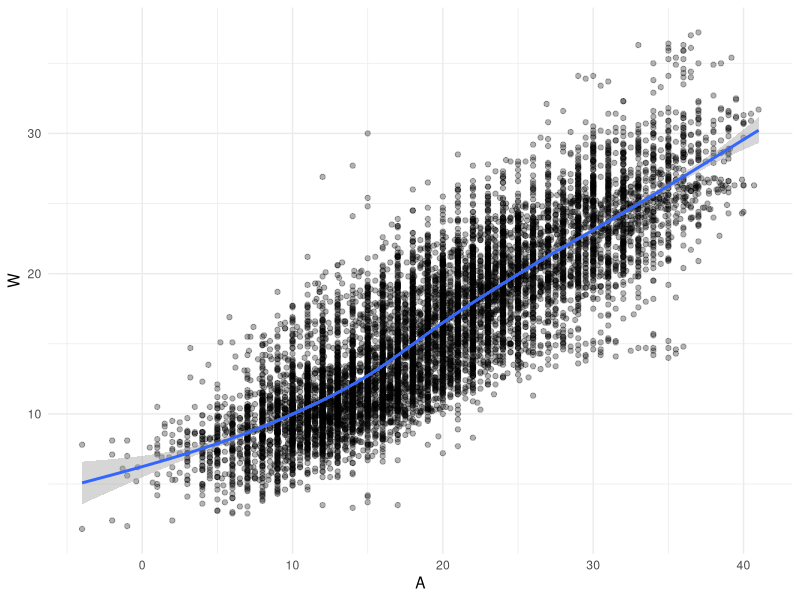
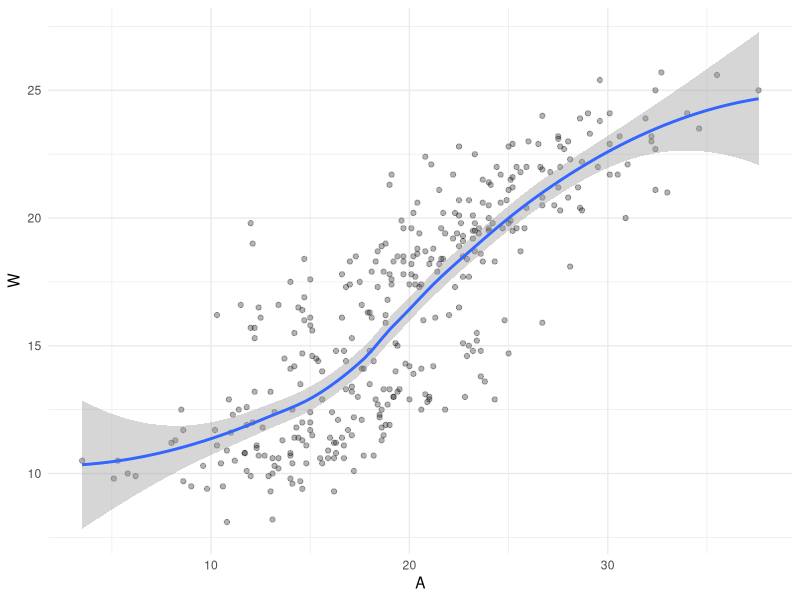
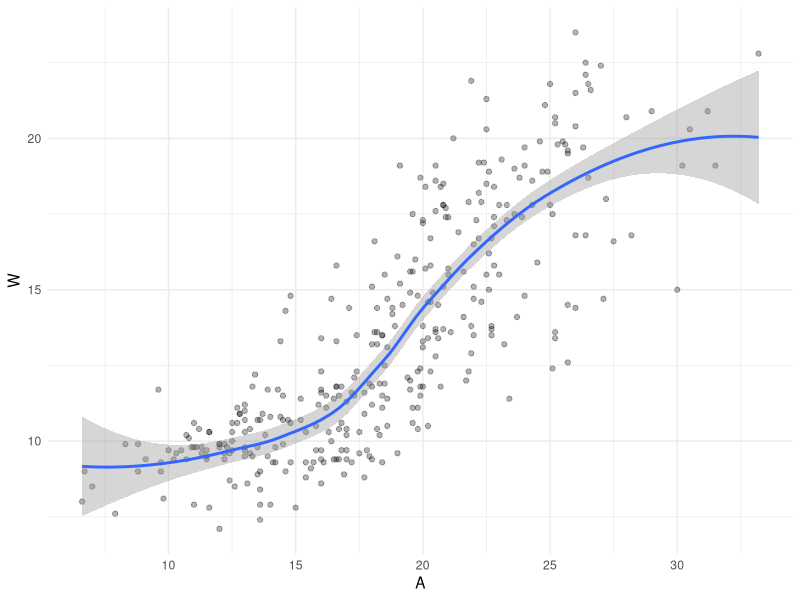
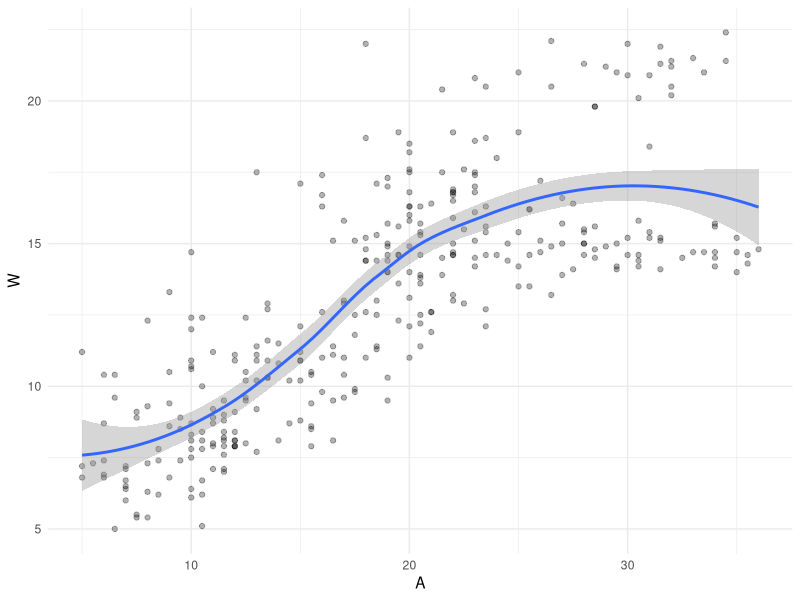
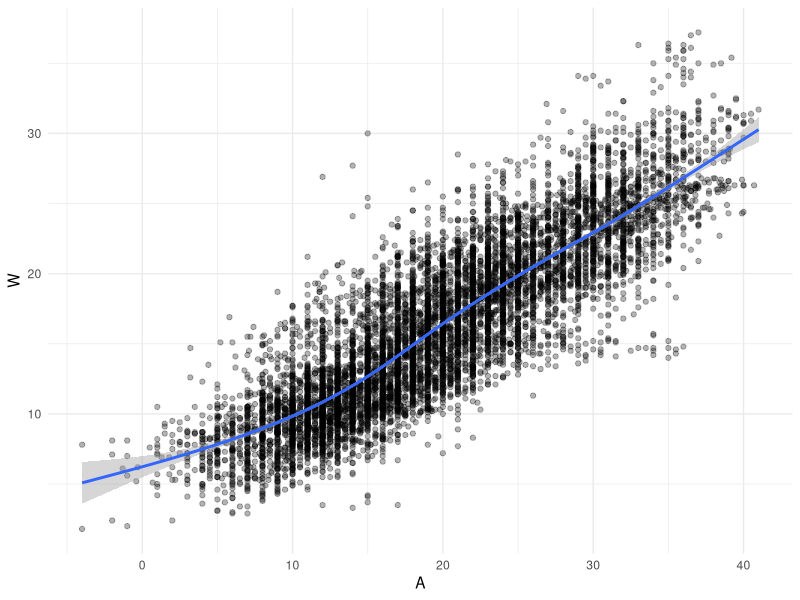
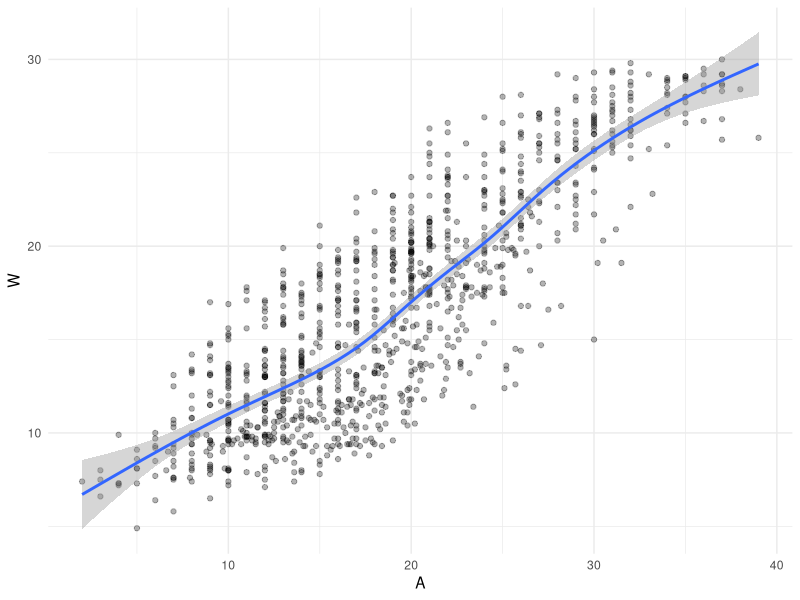
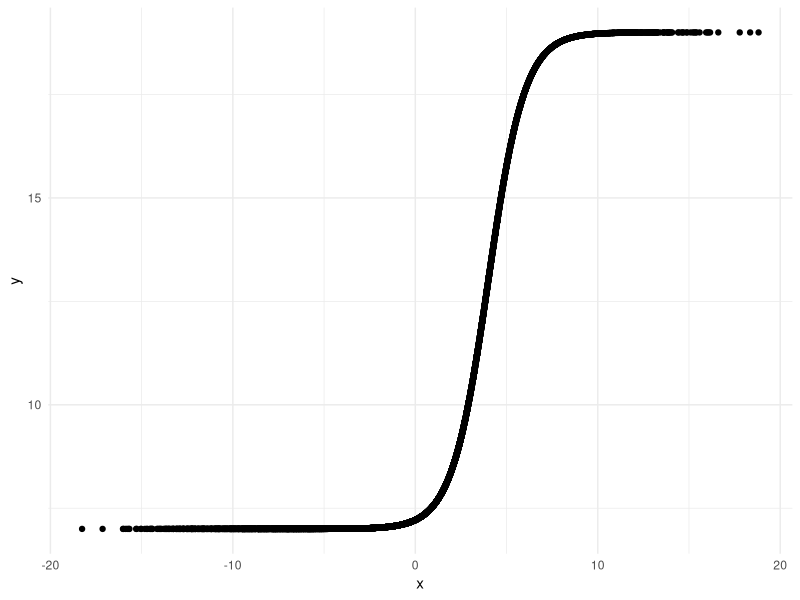
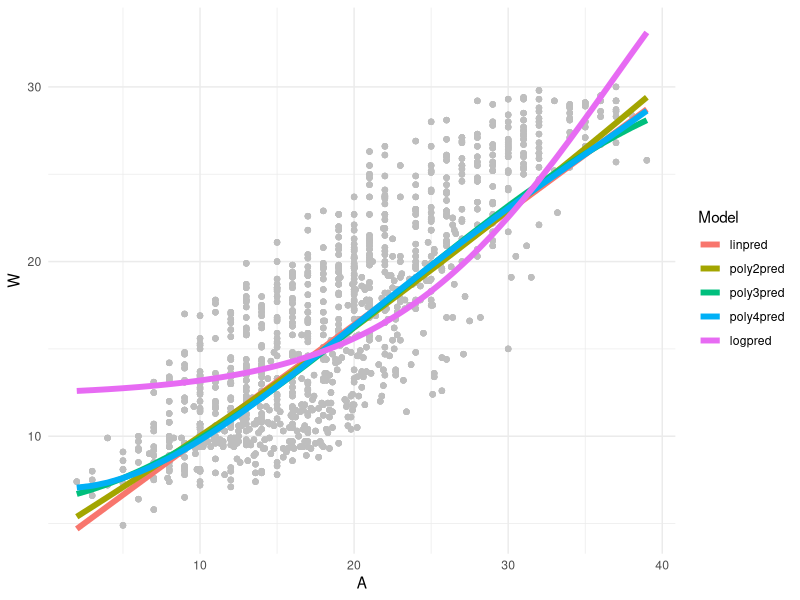

Write the R code that produced these figures, in order.
options(scipen=999)
library(tidyverse)    #Essential Functions
library(modelr)
DATA=read_csv("AirWaterTemp.csv",col_types=cols()) #River Data

#1.1
ggplot(data=DATA) +
  geom_point(aes(x=A,y=W),alpha=0.3)+
  geom_smooth(aes(x=A,y=W)) +
  theme_minimal()

#1.2
WAPLOT.func=function(Location){

  DATA %>% filter(L == Location) %>%
    ggplot()+
    geom_point(aes(x=A,y=W),alpha=0.3)+
    geom_smooth(aes(x=A,y=W)) +
    theme_minimal()
}

WAPLOT.func(103)
WAPLOT.func(105)
WAPLOT.func(918)

#1.3
set.seed(216)
TEST.LOCATIONS=sample(x=unique(DATA$L),size=3,replace=F)

TRAIN = anti_join(DATA,tibble(L=TEST.LOCATIONS),by="L")
TEST = semi_join(DATA,tibble(L=TEST.LOCATIONS),by="L")

#1.4
WAPLOT2.func=function(DATA){
  ggplot(data=DATA)+
    geom_point(aes(x=A,y=W),alpha=0.3)+
    geom_smooth(aes(x=A,y=W)) +
    theme_minimal()
}

WAPLOT2.func(TRAIN)
WAPLOT2.func(TEST)


#2.1
linmod=lm(W~A,data=TRAIN)
summary(linmod)

#2.2
TRAIN2 = TRAIN %>% add_predictions(linmod,var="linpred")
TEST2 = TEST %>% add_predictions(linmod,var="linpred")

#2.3
TRAIN3 = TRAIN2 %>% add_residuals(linmod,var="linres")
TEST3 = TEST2 %>% add_residuals(linmod,var="linres")


#3.1
poly2mod=lm(W~A+I(A^2),data=TRAIN)
poly3mod=lm(W~A+I(A^2)+I(A^3),data=TRAIN)
poly4mod=lm(W~A+I(A^2)+I(A^3)+I(A^4),data=TRAIN)
anova(linmod,poly2mod,poly3mod,poly4mod,test="Chisq")

#3.2
TRAIN4 =TRAIN3 %>% 
  add_predictions(poly2mod,var="poly2pred") %>%
  add_predictions(poly3mod,var="poly3pred") %>%
  add_predictions(poly4mod,var="poly4pred")
  
TEST4 =TEST3 %>% 
  add_predictions(poly2mod,var="poly2pred") %>%
  add_predictions(poly3mod,var="poly3pred") %>%
  add_predictions(poly4mod,var="poly4pred")

#3.3
TRAIN5 =TRAIN4 %>% 
  add_residuals(poly2mod,var="poly2res") %>%
  add_residuals(poly3mod,var="poly3res") %>%
  add_residuals(poly4mod,var="poly4res")

TEST5 =TEST4 %>% 
  add_residuals(poly2mod,var="poly2res") %>%
  add_residuals(poly3mod,var="poly3res") %>%
  add_residuals(poly4mod,var="poly4res")


#4.1
set.seed(216)
EXAMPLE=tibble(
  x=rnorm(10000,mean=0,sd=5),
  y=7+12/(1+exp(4-1*x))
)
ggplot(data=EXAMPLE) +
  geom_point(aes(x=x,y=y)) +
  theme_minimal()

#4.2
logistic.model=function(COEF,DATA){
  pred=COEF[1]+COEF[2]/(1+exp(COEF[3]-COEF[4]*DATA$A))
}
MSE.logistic=function(COEF,DATA){
  error=DATA$W-logistic.model(DATA=DATA,COEF=COEF)
  sq.error=error^2
  mse=mean(sq.error,na.rm=T)
  return(mse)
}

#4.3
logistic.mod=optim(
  par=c(min(TRAIN$W,na.rm=T),
        max(TRAIN$W,na.rm=T)-min(TRAIN$W,na.rm=T),
        median(TRAIN$A,na.rm=T),
        1),           #Smart Starting Values
  fn=MSE.logistic,    #Function to Minimize
  DATA=TRAIN          #Required Argument
)
print(logistic.mod)

#4.4
TRAIN6=TRAIN5 %>% mutate(logpred=logistic.model(COEF=logistic.mod$par,DATA=TRAIN5),
                         logres=W-logpred)
TEST6=TEST5 %>% mutate(logpred=logistic.model(COEF=logistic.mod$par,DATA=TEST5),
                         logres=W-logpred)

#Intermission
save.image("Tutorial11.Rdata")

#5.1
TEST6 %>%
  select(L,A,W,linpred,poly2pred,poly3pred,poly4pred,logpred)%>%
  gather(linpred:logpred,key="Model",value="Pred",factor_key=T) %>%
    ggplot() + 
      geom_point(aes(x=A,y=W),color="gray") + 
      theme_minimal() +
      geom_line(aes(x=A,y=Pred,color=Model),size=2)

#5.2
TEST6 %>%
  select(L,A,W,linpred,poly2pred,poly3pred,poly4pred,logpred)%>%
  gather(linpred:logpred,key="Model",value="Pred",factor_key=T) %>%
    ggplot() + 
    geom_point(aes(x=W,y=Pred,color=Model)) + 
    geom_abline(a=0,b=1,color="black",size=2) +
    xlab("Maximum Water Temperature") +
    ylab("Predicted Water Temperature") +
    theme_minimal()

#5.3
TEST6 %>%
  select(L,A,W,TIME,linres,poly2res,poly3res,poly4res,logres)%>%
  gather(linres:logres,key="Model",value="Res",factor_key=T) %>%
    ggplot() + 
      geom_line(aes(x=TIME,y=Res),color="lightskyblue2") + 
      geom_hline(yintercept=0,color="black",linetype=2,size=1.5) +
      xlab("Time") +
      ylab("Residual") +
      theme_dark() +
      facet_grid(Model~.)

#5.4
TEST6 %>%
  select(L,A,W,TIME,linpred,logpred) %>%
  gather(linpred:logpred,key="Model",value="Pred",factor_key=T) %>%
    ggplot() +
      geom_point(aes(x=A,y=W),alpha=0.2) +
      geom_line(aes(x=A,y=Pred,color=Model),size=2) +
      theme_minimal()+facet_grid(L~.)

TEST6 %>%
  select(L,A,W,TIME,linres,logres) %>%
  gather(linres:logres,key="Model",value="Res",factor_key=T) %>%
  ggplot() +
  geom_point(aes(x=A,y=Res,color=Model)) +
  geom_hline(yintercept=0) +
  theme_minimal()+facet_grid(L~.)

TEST6 %>%
  select(L,A,W,TIME,linres,logres) %>%
  gather(linres:logres,key="Model",value="Res",factor_key=T) %>%
  ggplot() +
  geom_point(aes(x=TIME,y=Res,color=Model)) +
  geom_hline(yintercept=0) +
  theme_minimal()+facet_grid(L~.)








